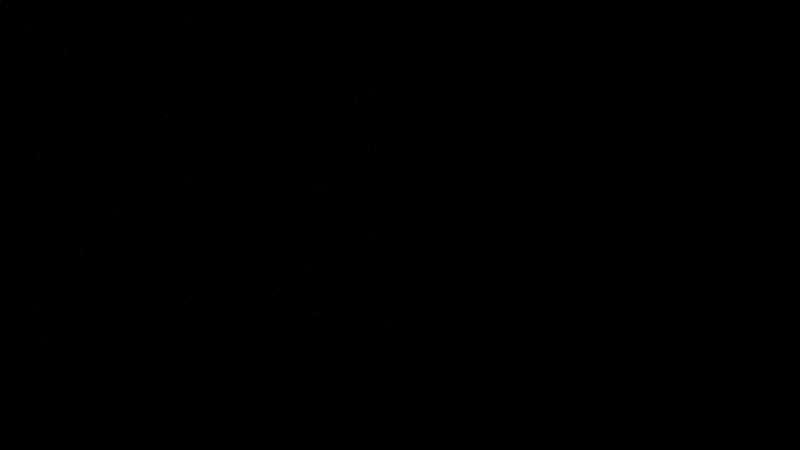
Frame 1 (no input)
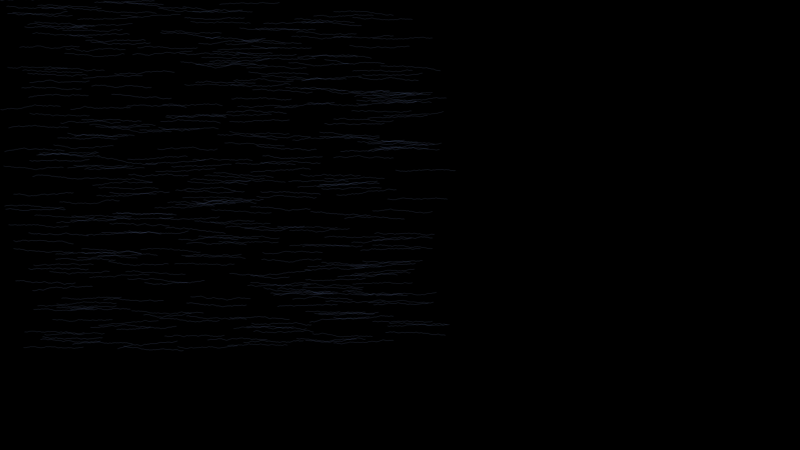
Frame 60 (the mouse pressed at the canvas centre just before this capture)
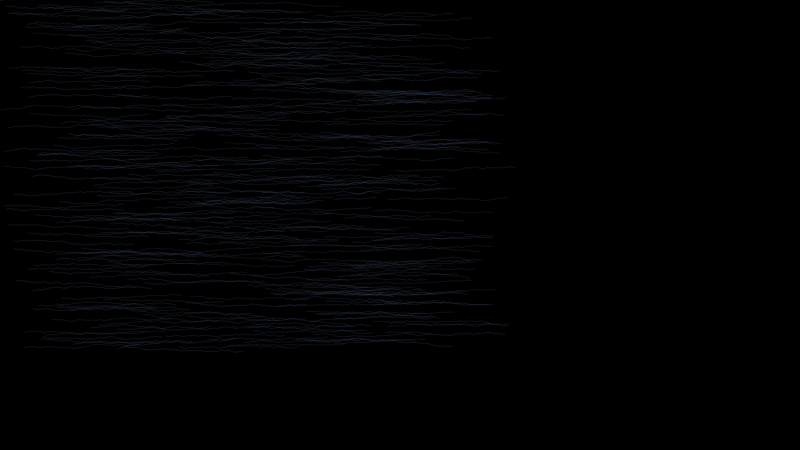
Frame 120 (the mouse held since frame 60 and released just before this capture)

The Processing sketch that drew these frames (run headless with seeded random() and noise(); from frame 60 on, the mouse is pressed at the canvas centre):

// Processing sketch: processing_111143
// ── processing_111143.pde

color G = color(100,123,175,50);
//int n;
int x = 0;
int y = 0;
int count = 0;
int num = 350;
DriftC[] drifter = new DriftC[num];

void setup() {
  size(800, 450);
  background(0);
  //set drifter's positions
  for (int i = 0 ; i < num ; i++) {
    drifter[i] = new DriftC(x, y, 1, G);
    y+=1;
    x = int(random(0, width/2));
    
  }
}

void draw() {
  //draw the texture!
  for (int i = 0; i<num;i++) {
    drifter[i].drawCloud();
    //    float a = drifter[i].x+20;
    //    float b = drifter[i].y;
    //    strokeWeight(1);
    //    stroke(200,100,0,50);
    //    line(drifter[i].x,drifter[i].y,a,b);
  }
}

class DriftC {

  float x, y, scaleC;
  // x --> position x
  // y --> position y
  // scaleC --> size of the cloud
  color c;
  // c --> color

  DriftC(float _x, float _y, float _scaleC, color _c) {
    x = _x;
    y = _y;
    c = _c;
    scaleC = random((_scaleC-0.05), (_scaleC+0.05));
    // random scale
  }

  void drawCloud() {
    drifting();
    render();
  }

  // cloud drifting
  void drifting() {
    x +=1;  // moves right
    y += random(-0.5, 0.5); // moves up and down

    if (x > width+90) {
      x = random(0-90);
    }  // once it hits wall, reappears from left again
  }

  // print cloud
  void render() {
    cloud(x, y, scaleC, c);
  }

  // cloud function
  void cloud(float x, float y, float sz, color c) {

    noStroke();
    fill(c);
    ellipse(x, y, sz, sz);
  }

  float getX() {
    return x;
  }

  float getY() {
    return y;
  }

  color getC() {
    return c;
  }

  float getS() {
    return scaleC;
  }
}
